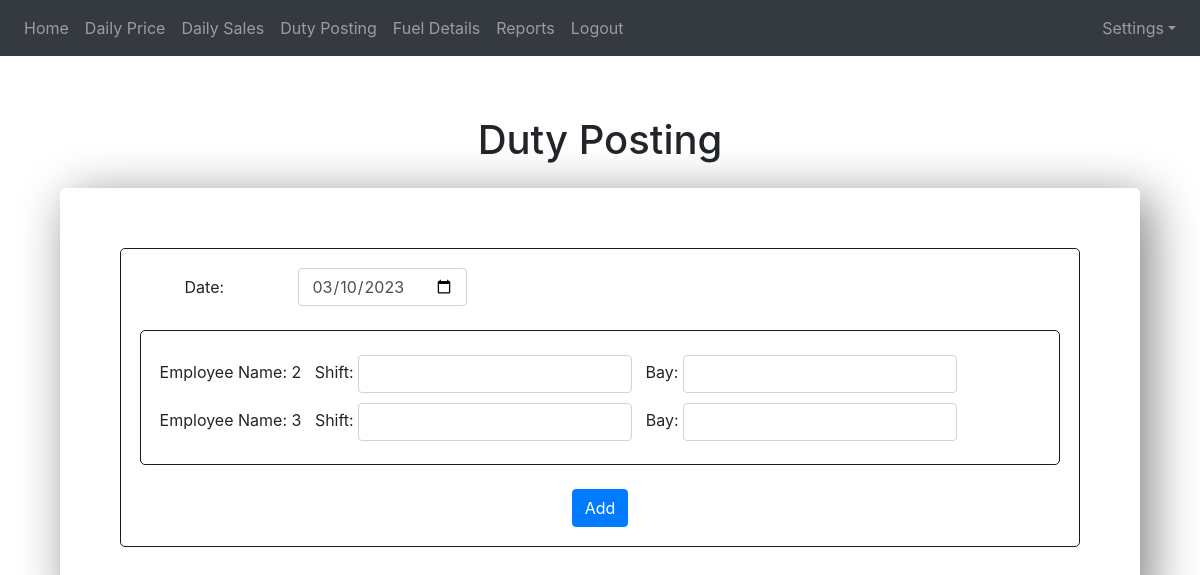
Page /dutyposting (signed in) on the earlier database version.
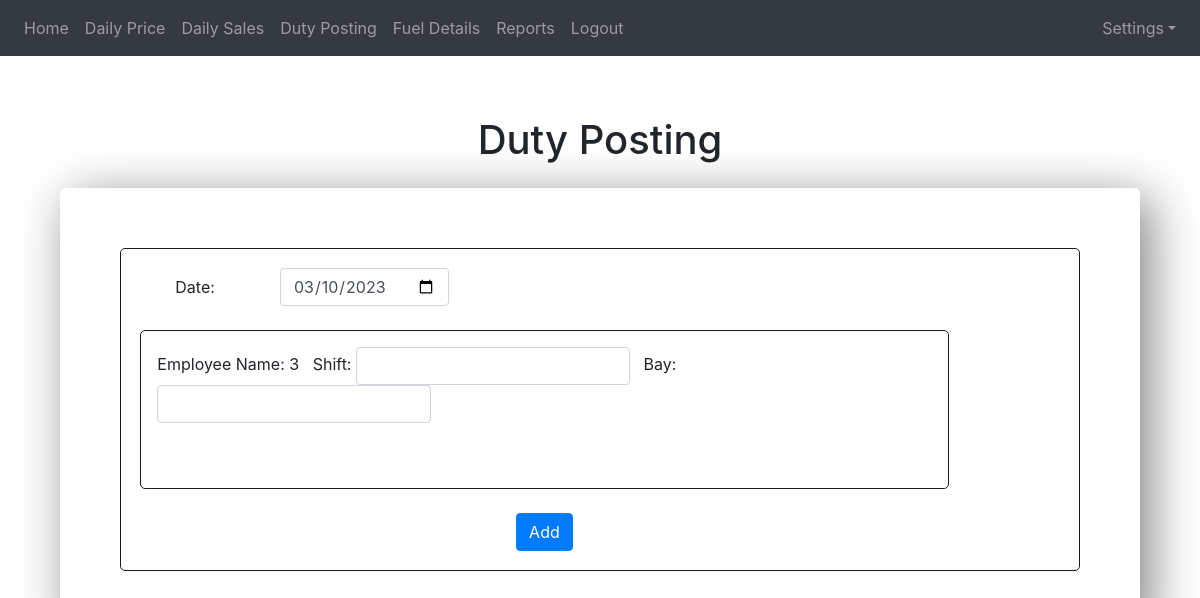
Same page on the later database version.
### website/models.py (models this page shows)
class employee(db.Model):
    emp_id = db.Column(db.Integer, primary_key = True)
    name = db.Column(db.String(150))
    dob = db.Column(db.Date)
    address = db.Column(db.String(150))
    phone = db.Column(db.String(150))
    emp_id_sales = db.relationship('sales')
    emp_id_duty = db.relationship('duty_posting')
    excess_short = db.Column(db.Float)
    advance = db.Column(db.Integer)

### website/views.py (the view, shortened to what this page needs)
@views.route('/dutyposting', methods=['GET','POST'])
@login_required
def dutyposting():
    date = request.form.get("date")
    format_str = '%Y-%m-%d'
    if not date:
        date = datetime.datetime.now()
    else:
        date = datetime.datetime.strptime(date, format_str)
    date1 = date.strftime(format_str)
    dutyposting = duty_posting.query.filter_by(date=date1).all()
    employees = employee.query.all()
    print(employees)
    print(dutyposting)
    return render_template("dutyposting.html", user=current_user, employees = employees, dutyposting=dutyposting, date=datetime.datetime.now().strftime('%Y-%m-%d'))

### website/templates/dutyposting.html (shortened to what this page needs)
{% extends 'base.html' %}
{% block content %}
<h1 align="center" style="margin-top: 5%;">Duty Posting</h1>
<div
      style="margin: 5%; margin-top: 2%; border: black 2px; padding: 5%; border-radius: 5px; box-shadow: 10px 10px 50px grey">
      <div style="border: solid rgb(27, 26, 26) 1px; border-radius: 5px; padding: 2%;" class="form-inline">
      <form method="POST">
            <div class="form-group row">
                  <label for="date" class="col-sm-2 col-form-label">Date:</label>
                  <div class="col-sm-10">
                        <input type="date" class="form-control col-sm-10" id="date" name="date" value="{{date}}">
                  </div>
            </div>
            <br>
            <div style="border: solid rgb(27, 26, 26) 1px; border-radius: 5px; padding: 2%;" class="form-inline">
                  {% for employee in employees %}
            <div>
                  Employee Name:&nbsp;{{employee.name}}&nbsp;&nbsp;
                  Shift:&nbsp;<input type="text" class="form-control" id="shift{{employee.emp_id}}" name="shift{{employee.emp_id}}">&nbsp;&nbsp;
                  Bay:&nbsp;<input type="text" class="form-control" id="bay{{employee.emp_id}}" name="bay{{employee.emp_id}}">&nbsp;&nbsp;
                  </div>
                  <br><br>
                  {% endfor %}
            </div>
            <br>
            <div align="center">
                  <button type="submit" class="btn btn-primary">Add</button>
            </div>
      </form>
</div>
</div>
{% endblock %}

Differences in the rows shown:
removed employee: name "2"
